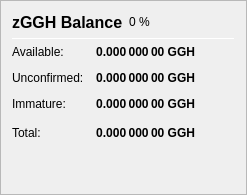
                   <widget class="QFrame" name="frame_ZerocoinBalances">
                    <property name="frameShape">
                     <enum>QFrame::StyledPanel</enum>
                    </property>
                    <property name="frameShadow">
                     <enum>QFrame::Raised</enum>
                    </property>
                    <layout class="QVBoxLayout" name="verticalLayout_7">
                     <item>
                      <layout class="QHBoxLayout" name="horizontalLayout_8" stretch="0,0,0">
                       <item>
                        <widget class="QLabel" name="label_5z_3">
                         <property name="minimumSize">
                          <size>
                           <width>0</width>
                           <height>20</height>
                          </size>
                         </property>
                         <property name="font">
                          <font>
                           <pointsize>12</pointsize>
                           <weight>75</weight>
                           <bold>true</bold>
                          </font>
                         </property>
                         <property name="text">
                          <string>zGGH Balance</string>
                         </property>
                        </widget>
                       </item>
                       <item>
                        <widget class="QLabel" name="labelzGGHPercent">
                         <property name="text">
                          <string notr="true">0 %</string>
                         </property>
                        </widget>
                       </item>
                       <item>
                        <spacer name="horizontalSpacer_11">
                         <property name="orientation">
                          <enum>Qt::Horizontal</enum>
                         </property>
                         <property name="sizeHint" stdset="0">
                          <size>
                           <width>40</width>
                           <height>20</height>
                          </size>
                         </property>
                        </spacer>
                       </item>
                      </layout>
                     </item>
                     <item>
                      <widget class="Line" name="line_ZerocoinBalance">
                       <property name="minimumSize">
                        <size>
                         <width>0</width>
                         <height>1</height>
                        </size>
                       </property>
                       <property name="maximumSize">
                        <size>
                         <width>16777215</width>
                         <height>1</height>
                        </size>
                       </property>
                       <property name="orientation">
                        <enum>Qt::Horizontal</enum>
                       </property>
                      </widget>
                     </item>
                     <item>
                      <layout class="QGridLayout" name="gridLayout_5">
                       <property name="spacing">
                        <number>12</number>
                       </property>
                       <item row="1" column="0">
                        <widget class="QLabel" name="labelzBalanceMatureText">
                         <property name="toolTip">
                          <string>Mature: more than 20 confirmation and more than 1 mint of the same denomination after it was minted.
These zGGH are spendable.</string>
                         </property>
                         <property name="text">
                          <string>Available:</string>
                         </property>
                        </widget>
                       </item>
                       <item row="1" column="1">
                        <widget class="QLabel" name="labelzBalanceMature">
                         <property name="font">
                          <font>
                           <weight>75</weight>
                           <bold>true</bold>
                          </font>
                         </property>
                         <property name="toolTip">
                          <string>Mature: more than 20 confirmation and more than 1 mint of the same denomination after it was minted.
These zGGH are spendable.</string>
                         </property>
                         <property name="text">
                          <string notr="true">0.000 000 00 GGH</string>
                         </property>
                         <property name="alignment">
                          <set>Qt::AlignRight|Qt::AlignTrailing|Qt::AlignVCenter</set>
                         </property>
                        </widget>
                       </item>
                       <item row="2" column="0">
                        <widget class="QLabel" name="labelzBalanceUnconfirmedText">
                         <property name="toolTip">
                          <string>Unconfirmed: less than 20 confirmations
Immature: confirmed, but less than 1 mint of the same denomination after it was minted</string>
                         </property>
                         <property name="text">
                          <string>Unconfirmed:</string>
                         </property>
                        </widget>
                       </item>
                       <item row="2" column="1">
                        <widget class="QLabel" name="labelzBalanceUnconfirmed">
                         <property name="font">
                          <font>
                           <weight>75</weight>
                           <bold>true</bold>
                          </font>
                         </property>
                         <property name="toolTip">
                          <string>Unconfirmed: less than 20 confirmations
Immature: confirmed, but less than 1 mint of the same denomination after it was minted</string>
                         </property>
                         <property name="text">
                          <string notr="true">0.000 000 00 GGH</string>
                         </property>
                         <property name="alignment">
                          <set>Qt::AlignRight|Qt::AlignTrailing|Qt::AlignVCenter</set>
                         </property>
                        </widget>
                       </item>
                       <item row="3" column="0">
                        <widget class="QLabel" name="labelzBalanceImmatureText">
                         <property name="toolTip">
                          <string>Unconfirmed: less than 20 confirmations
Immature: confirmed, but less than 1 mint of the same denomination after it was minted</string>
                         </property>
                         <property name="text">
                          <string>Immature:</string>
                         </property>
                        </widget>
                       </item>
                       <item row="3" column="1">
                        <widget class="QLabel" name="labelzBalanceImmature">
                         <property name="font">
                          <font>
                           <weight>75</weight>
                           <bold>true</bold>
                          </font>
                         </property>
                         <property name="toolTip">
                          <string>Unconfirmed: less than 20 confirmations
Immature: confirmed, but less than 1 mint of the same denomination after it was minted</string>
                         </property>
                         <property name="text">
                          <string notr="true">0.000 000 00 GGH</string>
                         </property>
                         <property name="alignment">
                          <set>Qt::AlignRight|Qt::AlignTrailing|Qt::AlignVCenter</set>
                         </property>
                        </widget>
                       </item>
                       <item row="4" column="0">
                        <widget class="QLabel" name="labelzBalanceText">
                         <property name="toolTip">
                          <string>Your current zGGH balance, unconfirmed and immature zGGH included.</string>
                         </property>
                         <property name="text">
                          <string>Total:</string>
                         </property>
                        </widget>
                       </item>
                       <item row="4" column="1">
                        <widget class="QLabel" name="labelzBalance">
                         <property name="font">
                          <font>
                           <weight>75</weight>
                           <bold>true</bold>
                          </font>
                         </property>
                         <property name="cursor">
                          <cursorShape>IBeamCursor</cursorShape>
                         </property>
                         <property name="toolTip">
                          <string>Your current zGGH balance, unconfirmed and immature zGGH included.</string>
                         </property>
                         <property name="text">
                          <string notr="true">0.000 000 00 GGH</string>
                         </property>
                         <property name="alignment">
                          <set>Qt::AlignRight|Qt::AlignTrailing|Qt::AlignVCenter</set>
                         </property>
                         <property name="textInteractionFlags">
                          <set>Qt::LinksAccessibleByMouse|Qt::TextSelectableByKeyboard|Qt::TextSelectableByMouse</set>
                         </property>
                        </widget>
                       </item>
                       <item row="4" column="2">
                        <spacer name="horizontalSpacer_4">
                         <property name="orientation">
                          <enum>Qt::Horizontal</enum>
                         </property>
                         <property name="sizeHint" stdset="0">
                          <size>
                           <width>40</width>
                           <height>20</height>
                          </size>
                         </property>
                        </spacer>
                       </item>
                      </layout>
                     </item>
                     <item>
                      <spacer name="verticalSpacer_4">
                       <property name="orientation">
                        <enum>Qt::Vertical</enum>
                       </property>
                       <property name="sizeHint" stdset="0">
                        <size>
                         <width>20</width>
                         <height>40</height>
                        </size>
                       </property>
                      </spacer>
                     </item>
                    </layout>
                   </widget>
